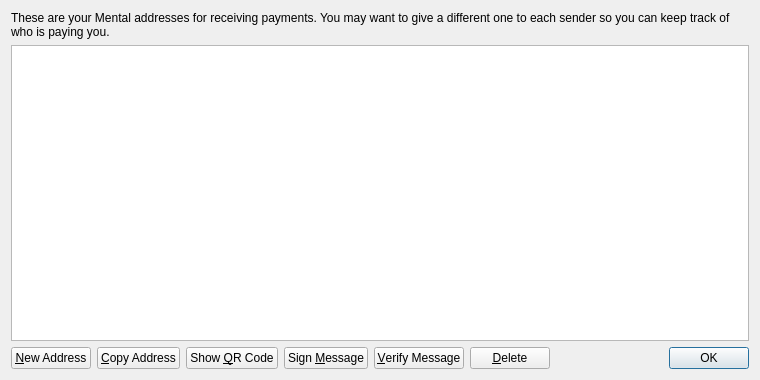
<?xml version="1.0" encoding="UTF-8"?>
<ui version="4.0">
 <class>AddressBookPage</class>
 <widget class="QWidget" name="AddressBookPage">
  <property name="geometry">
   <rect>
    <x>0</x>
    <y>0</y>
    <width>760</width>
    <height>380</height>
   </rect>
  </property>
  <property name="windowTitle">
   <string>Address Book</string>
  </property>
  <layout class="QVBoxLayout" name="verticalLayout">
   <item>
    <widget class="QLabel" name="labelExplanation">
     <property name="text">
      <string>These are your Mental addresses for receiving payments. You may want to give a different one to each sender so you can keep track of who is paying you.</string>
     </property>
     <property name="textFormat">
      <enum>Qt::PlainText</enum>
     </property>
     <property name="wordWrap">
      <bool>true</bool>
     </property>
    </widget>
   </item>
   <item>
    <widget class="QTableView" name="tableView">
     <property name="contextMenuPolicy">
      <enum>Qt::CustomContextMenu</enum>
     </property>
     <property name="toolTip">
      <string>Double-click to edit address or label</string>
     </property>
     <property name="tabKeyNavigation">
      <bool>false</bool>
     </property>
     <property name="alternatingRowColors">
      <bool>true</bool>
     </property>
     <property name="selectionMode">
      <enum>QAbstractItemView::SingleSelection</enum>
     </property>
     <property name="selectionBehavior">
      <enum>QAbstractItemView::SelectRows</enum>
     </property>
     <property name="sortingEnabled">
      <bool>true</bool>
     </property>
     <attribute name="verticalHeaderVisible">
      <bool>false</bool>
     </attribute>
    </widget>
   </item>
   <item>
    <layout class="QHBoxLayout" name="horizontalLayout">
     <item>
      <widget class="QPushButton" name="newAddressButton">
       <property name="toolTip">
        <string>Create a new address</string>
       </property>
       <property name="text">
        <string>&amp;New Address</string>
       </property>
       <property name="icon">
        <iconset resource="../bitcoin.qrc">
         <normaloff>:/icons/add</normaloff>:/icons/add</iconset>
       </property>
      </widget>
     </item>
     <item>
      <widget class="QPushButton" name="copyToClipboard">
       <property name="toolTip">
        <string>Copy the currently selected address to the system clipboard</string>
       </property>
       <property name="text">
        <string>&amp;Copy Address</string>
       </property>
       <property name="icon">
        <iconset resource="../bitcoin.qrc">
         <normaloff>:/icons/editcopy</normaloff>:/icons/editcopy</iconset>
       </property>
      </widget>
     </item>
     <item>
      <widget class="QPushButton" name="showQRCode">
       <property name="text">
        <string>Show &amp;QR Code</string>
       </property>
       <property name="icon">
        <iconset resource="../bitcoin.qrc">
         <normaloff>:/icons/qrcode</normaloff>:/icons/qrcode</iconset>
       </property>
      </widget>
     </item>
     <item>
      <widget class="QPushButton" name="signMessage">
       <property name="toolTip">
        <string>Sign a message to prove you own a Mental address</string>
       </property>
       <property name="text">
        <string>Sign &amp;Message</string>
       </property>
       <property name="icon">
        <iconset resource="../bitcoin.qrc">
         <normaloff>:/icons/edit</normaloff>:/icons/edit</iconset>
       </property>
      </widget>
     </item>
     <item>
      <widget class="QPushButton" name="verifyMessage">
       <property name="toolTip">
        <string>Verify a message to ensure it was signed with a specified Mental address</string>
       </property>
       <property name="text">
        <string>&amp;Verify Message</string>
       </property>
       <property name="icon">
        <iconset resource="../bitcoin.qrc">
         <normaloff>:/icons/transaction_0</normaloff>:/icons/transaction_0</iconset>
       </property>
      </widget>
     </item>
     <item>
      <widget class="QPushButton" name="deleteButton">
       <property name="toolTip">
        <string>Delete the currently selected address from the list</string>
       </property>
       <property name="text">
        <string>&amp;Delete</string>
       </property>
       <property name="icon">
        <iconset resource="../bitcoin.qrc">
         <normaloff>:/icons/remove</normaloff>:/icons/remove</iconset>
       </property>
      </widget>
     </item>
     <item>
      <spacer name="horizontalSpacer">
       <property name="orientation">
        <enum>Qt::Horizontal</enum>
       </property>
       <property name="sizeHint" stdset="0">
        <size>
         <width>40</width>
         <height>20</height>
        </size>
       </property>
      </spacer>
     </item>
     <item>
      <widget class="QDialogButtonBox" name="buttonBox">
       <property name="sizePolicy">
        <sizepolicy hsizetype="Maximum" vsizetype="Fixed">
         <horstretch>0</horstretch>
         <verstretch>0</verstretch>
        </sizepolicy>
       </property>
       <property name="standardButtons">
        <set>QDialogButtonBox::Ok</set>
       </property>
      </widget>
     </item>
    </layout>
   </item>
  </layout>
 </widget>
 <resources>
  <include location="../bitcoin.qrc"/>
 </resources>
 <connections/>
</ui>
